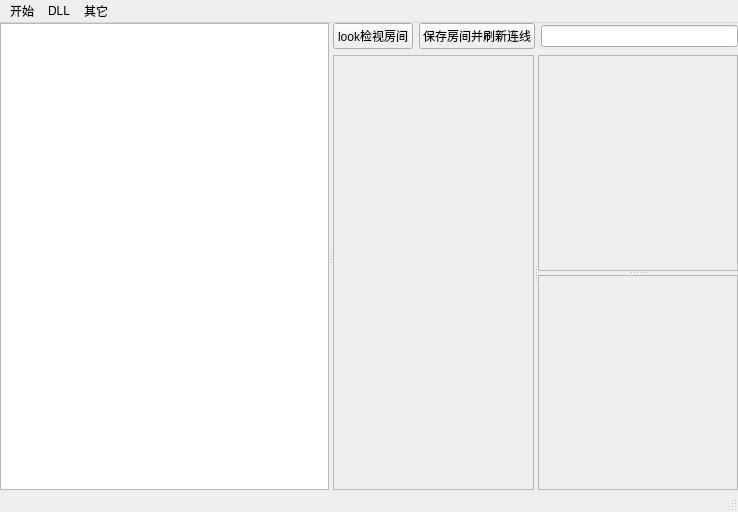
<?xml version="1.0" encoding="UTF-8"?>
<ui version="4.0">
 <class>MapMainWindow</class>
 <widget class="QMainWindow" name="MapMainWindow">
  <property name="geometry">
   <rect>
    <x>0</x>
    <y>0</y>
    <width>738</width>
    <height>512</height>
   </rect>
  </property>
  <property name="windowTitle">
   <string>MainWindow</string>
  </property>
  <widget class="QWidget" name="centralwidget">
   <layout class="QGridLayout" name="gridLayout">
    <property name="leftMargin">
     <number>0</number>
    </property>
    <property name="topMargin">
     <number>0</number>
    </property>
    <property name="rightMargin">
     <number>0</number>
    </property>
    <property name="bottomMargin">
     <number>0</number>
    </property>
    <property name="spacing">
     <number>0</number>
    </property>
    <item row="0" column="0">
     <widget class="QSplitter" name="splitter">
      <property name="lineWidth">
       <number>2</number>
      </property>
      <property name="midLineWidth">
       <number>1</number>
      </property>
      <property name="orientation">
       <enum>Qt::Horizontal</enum>
      </property>
      <widget class="MapCreateView" name="graphicsView"/>
      <widget class="QWidget" name="widget" native="true">
       <layout class="QGridLayout" name="gridLayout_2">
        <property name="leftMargin">
         <number>0</number>
        </property>
        <property name="topMargin">
         <number>0</number>
        </property>
        <property name="rightMargin">
         <number>0</number>
        </property>
        <property name="bottomMargin">
         <number>0</number>
        </property>
        <item row="0" column="0">
         <widget class="QPushButton" name="lookRoomBT">
          <property name="text">
           <string>look检视房间</string>
          </property>
         </widget>
        </item>
        <item row="0" column="1">
         <widget class="QPushButton" name="saveRoomBT">
          <property name="text">
           <string>保存房间并刷新连线</string>
          </property>
         </widget>
        </item>
        <item row="0" column="2">
         <widget class="QLineEdit" name="cmdLE"/>
        </item>
        <item row="1" column="0" colspan="3">
         <widget class="QSplitter" name="splitter_3">
          <property name="lineWidth">
           <number>2</number>
          </property>
          <property name="midLineWidth">
           <number>1</number>
          </property>
          <property name="orientation">
           <enum>Qt::Horizontal</enum>
          </property>
          <widget class="QScrollArea" name="scrollArea">
           <property name="widgetResizable">
            <bool>true</bool>
           </property>
           <widget class="RoomWidget" name="mapWidget">
            <property name="geometry">
             <rect>
              <x>0</x>
              <y>0</y>
              <width>206</width>
              <height>438</height>
             </rect>
            </property>
           </widget>
          </widget>
          <widget class="QSplitter" name="splitter_2">
           <property name="lineWidth">
            <number>2</number>
           </property>
           <property name="midLineWidth">
            <number>1</number>
           </property>
           <property name="orientation">
            <enum>Qt::Vertical</enum>
           </property>
           <widget class="QScrollArea" name="scrollArea_2">
            <property name="widgetResizable">
             <bool>true</bool>
            </property>
            <widget class="QWidget" name="outRoomWidget">
             <property name="geometry">
              <rect>
               <x>0</x>
               <y>0</y>
               <width>205</width>
               <height>216</height>
              </rect>
             </property>
            </widget>
           </widget>
           <widget class="QScrollArea" name="scrollArea_3">
            <property name="widgetResizable">
             <bool>true</bool>
            </property>
            <widget class="QWidget" name="inRoomWidget">
             <property name="geometry">
              <rect>
               <x>0</x>
               <y>0</y>
               <width>205</width>
               <height>215</height>
              </rect>
             </property>
            </widget>
           </widget>
          </widget>
         </widget>
        </item>
       </layout>
      </widget>
     </widget>
    </item>
   </layout>
  </widget>
  <widget class="QMenuBar" name="menubar">
   <property name="geometry">
    <rect>
     <x>0</x>
     <y>0</y>
     <width>738</width>
     <height>22</height>
    </rect>
   </property>
   <widget class="QMenu" name="menu">
    <property name="title">
     <string>开始</string>
    </property>
    <addaction name="openMap"/>
    <addaction name="saveMap"/>
   </widget>
   <widget class="QMenu" name="menuDLL">
    <property name="title">
     <string>DLL</string>
    </property>
    <addaction name="adddll"/>
    <addaction name="deleteDLL"/>
   </widget>
   <widget class="QMenu" name="menu_2">
    <property name="title">
     <string>其它</string>
    </property>
    <addaction name="action"/>
   </widget>
   <addaction name="menu"/>
   <addaction name="menuDLL"/>
   <addaction name="menu_2"/>
  </widget>
  <widget class="QStatusBar" name="statusbar"/>
  <action name="openMap">
   <property name="text">
    <string>打开地图</string>
   </property>
  </action>
  <action name="saveMap">
   <property name="text">
    <string>保存地图</string>
   </property>
  </action>
  <action name="adddll">
   <property name="text">
    <string>加载DLL</string>
   </property>
  </action>
  <action name="deleteDLL">
   <property name="text">
    <string>卸载DLL</string>
   </property>
  </action>
  <action name="action">
   <property name="text">
    <string>设置</string>
   </property>
  </action>
 </widget>
 <customwidgets>
  <customwidget>
   <class>MapCreateView</class>
   <extends>QGraphicsView</extends>
   <header>mapCreateWindow/mapcreateview.h</header>
  </customwidget>
  <customwidget>
   <class>RoomWidget</class>
   <extends>QWidget</extends>
   <header>showWidget/roomwidget.h</header>
   <container>1</container>
  </customwidget>
 </customwidgets>
 <resources/>
 <connections/>
</ui>
